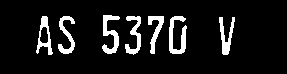
#> input picture chars.jpg, 287 x 74 px
$ python -i preprocess.py   (imports and definitions only)   (older library calls are emulated)
#> lines starting #> are read from the running program, lines starting #| are printed output that depends on the picture; after the words box and inside, x2 and y2 are one past the last pixel; in counts of white or black regions, pixels touching at a corner belong together
#> further down, picture is the input picture: shape (74, 287, 3); min 0, max 255, mean 24.2
import cv2
import numpy as np

'''
    IMAGE PREPROCESSING
'''
def image_preprocessing(img):
    First_Image = img
    #converting image to greyscale
    grey_image = cv2.cvtColor(First_Image, cv2.COLOR_BGR2GRAY)

    #applying otsu's thresholding method after Gaussian blur
    blur_image = cv2.GaussianBlur(grey_image, (5,5), 0)
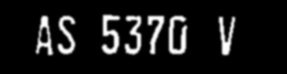
#> blur_image: shape (74, 287); min 0, max 255, mean 24.2

    #preparation and application of sobel edge
    ddepth = cv2.CV_16S
    kw = dict(ksize=3, scale=1, delta=0, borderType=cv2.BORDER_DEFAULT)

    # Gradient-X.
    grad_x = cv2.Sobel(blur_image, ddepth, 1, 0, **kw)
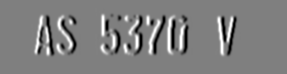
#> grad_x: shape (74, 287) int16; min -636, max 636, mean 0; drawn with min black and max white

    # Gradient-Y.
    grad_y = cv2.Sobel(blur_image, ddepth, 0, 1, **kw)
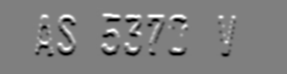
#> grad_y: shape (74, 287) int16; min -636, max 638, mean 0; drawn with min black and max white

    # Converting back to uint8.
    abs_grad_x = cv2.convertScaleAbs(grad_x)
    abs_grad_y = cv2.convertScaleAbs(grad_y)
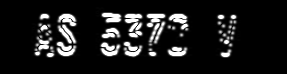
#> abs_grad_y: shape (74, 287); min 0, max 255, mean 28.1

    sobel = cv2.addWeighted(abs_grad_x, 0.5, abs_grad_y, 0.5, 0)
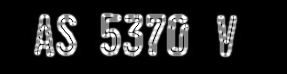
#> sobel: shape (74, 287); min 0, max 255, mean 34.2
    sobel_no_blend = cv2.add(abs_grad_x, abs_grad_y)
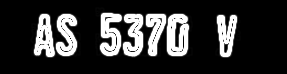
#> sobel_no_blend: shape (74, 287); min 0, max 255, mean 51.2


    #finding image graidents for edge detection
    edge_image = cv2.Canny(blur_image, 250, 100)
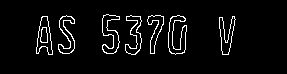
#> edge_image: shape (74, 287); 4.9% white in thin lines or dots, all inside (x1, y1, x2, y2) = (36, 14, 236, 55)

    #using otsu's agorithm to perform binarization
    retVal,thresh_image = cv2.threshold(edge_image, 128, 255, cv2.THRESH_BINARY + cv2.THRESH_OTSU)
#> retVal = 0

    return grey_image, thresh_image

>>> import cv2
>>> picture = cv2.imread('chars.jpg')
>>> result = image_preprocessing(picture)
